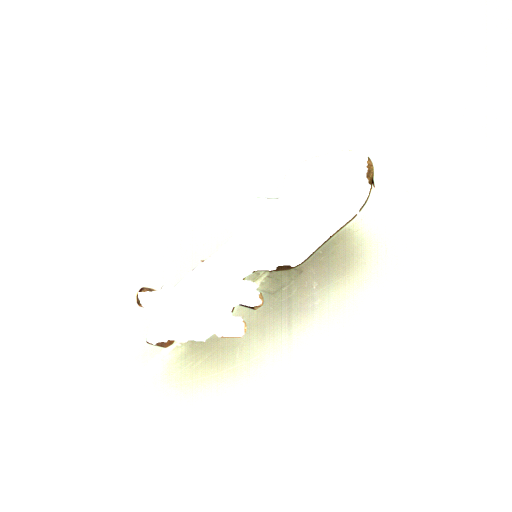
//> input picture ref/tmp/scenario6_reference_shadow.png, 1024 x 1024 px, given in place of reference_sample.png, which was not available (shown at 1/2 size)
$ ./ComplementShadow   (built with g++ and OpenCV 4)
//> lines starting //> are read from the running program, lines starting //| are printed output that depends on the picture; after the words box and inside, x2 and y2 are one past the last pixel; in counts of white or black regions, pixels touching at a corner belong together; pictures that were not available may be replaced by others from this repository, and a replacement may not be noted
//com_shadowが補完した影画像
#include<iostream>
#include<opencv2/opencv.hpp>
#include<math.h>
using namespace cv;
using namespace std;

void makeShadowMask(Mat& smask, Point pt, double rad, float w = 50){
	int sign = 1;
// [5 lines of commented-out code are left out]
	if(sin(rad)<0)
		sign = -1;
//  else{
	cout << "rad: " << rad << " cos(rad): " << cos(rad)  << " sin(rad): " << sin(rad) << endl;
		if(cos(rad) >= 0){
			for(int y = 0; y < (int)w*sin(rad)*sign; y++){
				for(int x = 0; x < (int)w*cos(rad); x++){
					smask.data[smask.cols*(pt.y-y)+pt.x+x] = 255;
				}
			}
		}
		else{
			for(int y = 0; y < (int)w*sin(rad)*sign; y++){
				for(int x = 0; x > (int)w*cos(rad); x--){
					smask.data[smask.cols*(pt.y-y)+pt.x+x] = 255;
				}
			}
		}
//  }
}

int main( int argc, char** argv )
{    Mat src;
	Mat _src;
	Mat src_gray;
	Mat result;

	// the first command-line parameter must be a filename of the binary (black-n-white) image

	src=imread("../ref/Level1/reference_sample.png");
//> src is the input picture: 1024 rows x 1024 cols, CV_8UC3; mean B, G, R 251.5, 253.3, 253.4
	_src=imread("../ref/Level1/reference_sample.png", 1);
	Mat shadow = imread("../ref/tmp/shadow_img.png",0); //グレースケール入力
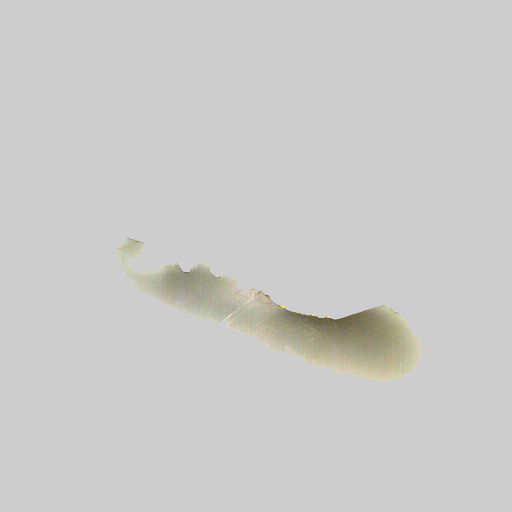
//> input picture ref/tmp/shadow_img.png, 1024 x 1024 px (shown at 1/2 size)
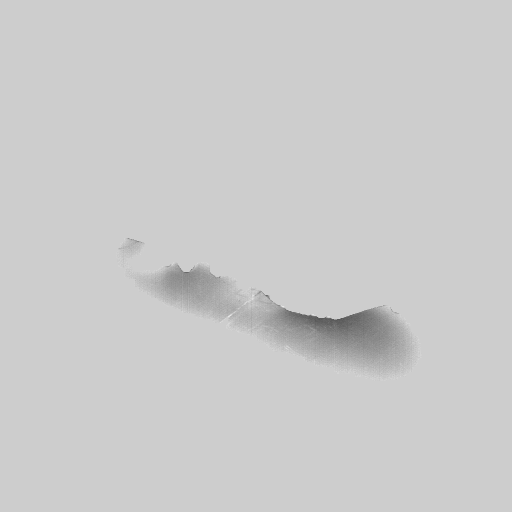
//> shadow: 1024 rows x 1024 cols, CV_8UC1 (shown at 1/2 size); min 76, max 252, mean 203
	Mat com_shadow = shadow.clone();
	Mat dst = src.clone();
	Mat mask=Mat::zeros(src.rows, src.cols, CV_8UC3);
	Mat shadow_mask = Mat::zeros(shadow.rows, shadow.cols, CV_8U);
	cvtColor(src, src_gray, CV_BGR2GRAY);
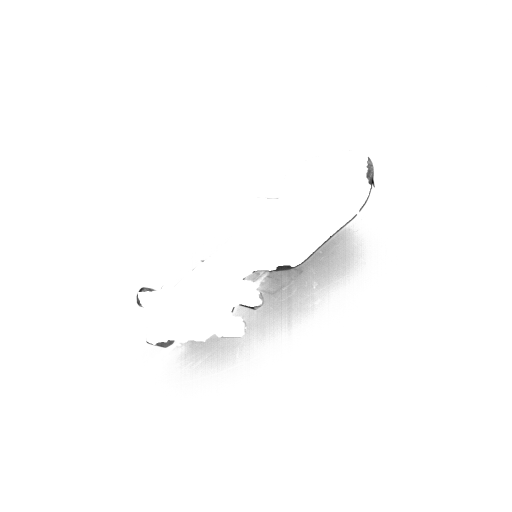
//> src_gray: 1024 rows x 1024 cols, CV_8UC1 (shown at 1/2 size); min 8, max 255, mean 253.1
	threshold(src_gray,src,80,255,CV_THRESH_BINARY);
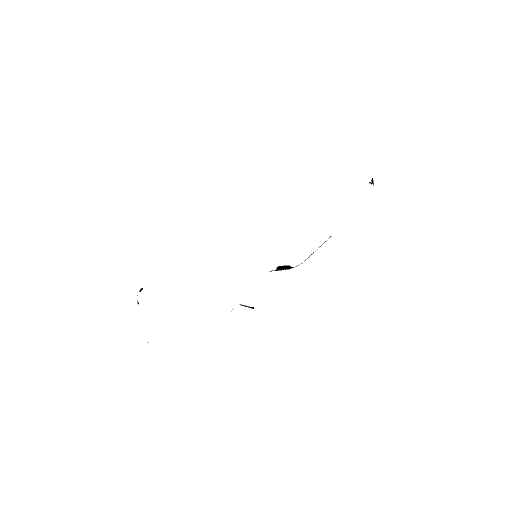
//> src: 1024 rows x 1024 cols, CV_8UC1 (shown at 1/2 size); 100% white; 28 black regions (24 under 20 px)
	//Canny(src,src,100,500);
	namedWindow( "Source", 1 );
	imshow( "Source", src );
	vector<vector<Point> > contours;
	vector<Vec4i> hierarchy;
	findContours( src, contours, hierarchy,CV_RETR_TREE, CV_CHAIN_APPROX_NONE );
//> contours = 51 contours, 45 with area under 20; largest, box (x1, y1, x2, y2) and area: (0, 0, 1024, 1024) 1046529, (546, 530, 589, 543) 296, (478, 608, 509, 619) 96, (737, 355, 749, 373) 82, (277, 575, 287, 585) 41, (274, 600, 279, 610) 21
	Scalar color( 255, 0, 0 );
	cout<<contours.size()<<"\n";
//| 51
	int num=contours.size();
//> num = 51
	int contoursID;
	for( int idx=0; idx <num; idx++ )
	{   double area=contourArea(contours[idx]);
		if(area>97000&&area<1042440){
			Scalar color(255,255,255);
			drawContours( mask, contours, idx, color,-1, 8);
			cout<<area<<" "<<idx<<"\n";
			contoursID = idx;
		}
	}
//> this loop made 51 passes
//> area on passes 1, 7, 8, 10, 15, 51: 1046529, 95.5, 21, 41, 296.5, 82
//> mask: 1024 rows x 1024 cols, CV_8UC3; every value is 0
	_src.copyTo(result,mask);
	//threshold(_src,_src,80,255,CV_THRESH_BINARY);
	namedWindow( "Components", 1 );
	imshow( "Components",result);

	double radian;
	Scalar linecolor(0,0,200);
	int linelength=30,thickness=1,lineType=1,Shift=0;
	vector<double> nrad;

	//法線ベクトルの算出
	for(int i = 0; i < contours[contoursID].size(); i++){
		if(i != contours[contoursID].size()-1){
			radian = atan2(contours[contoursID][i+1].y-contours[contoursID][i].y,contours[contoursID][i+1].x-contours[contoursID][i].x);
		}
		//radian>0なら+90,radian<0なら-90度
		if(radian>=0)
		{
			nrad.push_back(radian+M_PI/2);
		}
		else{
			nrad.push_back(radian-M_PI/2);
		}
//    line(dst,contours[contoursID][i],Point(contours[contoursID][i].x+50*cos(radian),contours[contoursID][i].y+50*sin(radian)),Scalar(0,0,200),3,4 );
	}
//> after the loop, nrad = 4092 values, max 4.71 at index 3069, min -3.14 at index 2046, mean 1.57
	int flag = 0;
	int shadowlen = 100;
	for(int i = 0; i < contours[contoursID].size(); i++){
		//8近傍探索
		flag = 0;
		for(int j = -1; j < 1; j++){
			for(int h = -1; h < 1; h++){
//        if(shadow.at<uchar>(contours[contoursID][i].y+h,contours[contoursID][i].x+j)<128){
				if(shadow.data[shadow.cols*(contours[contoursID][i].y+h)+contours[contoursID][i].x+j]<128){
					flag = 1;
				}
			}
		}
		if(flag == 1){
// [7 lines of commented-out code are left out]
			makeShadowMask(shadow_mask,contours[contoursID][i],nrad[i]);
		}
	}
//> this loop made 4092 passes
//> flag on passes 1 to 3: 1, 1, 0
//| rad: 3.14159 cos(rad): -1 sin(rad): 1.22465e-16
//| rad: 3.14159 cos(rad): -1 sin(rad): 1.22465e-16
//| rad: 4.71239 cos(rad): -1.83697e-16 sin(rad): -1
//| rad: 4.71239 cos(rad): -1.83697e-16 sin(rad): -1
//| rad: 4.71239 cos(rad): -1.83697e-16 sin(rad): -1
//| rad: 4.71239 cos(rad): -1.83697e-16 sin(rad): -1
//| rad: 4.71239 cos(rad): -1.83697e-16 sin(rad): -1
//| rad: 4.71239 cos(rad): -1.83697e-16 sin(rad): -1
//> (output is shown up to pass 3075 of 4092)
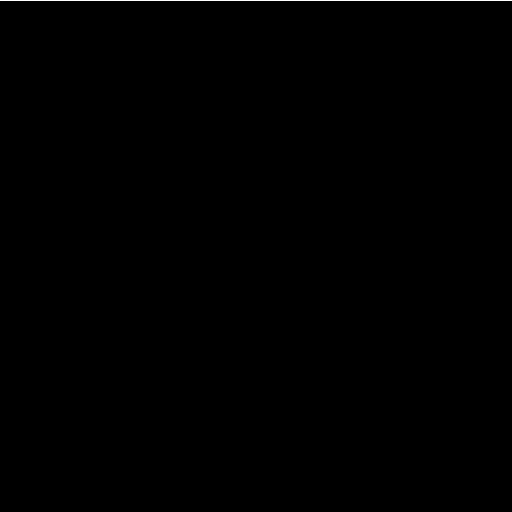
//> shadow_mask: 1024 rows x 1024 cols, CV_8UC1 (shown at 1/2 size); 0.1% white in thin lines or dots, all inside (x1, y1, x2, y2) = (0, 0, 1024, 2)
//> after the loop, flag = 1
	for(int y = 0; y < com_shadow.cols; y++){//横
		for(int x = 0; x < com_shadow.rows; x++){//縦
			if(shadow_mask.data[y*shadow_mask.cols+x] == 255){
				com_shadow.data[y*shadow_mask.cols+x]=0;
			}
		}
	}
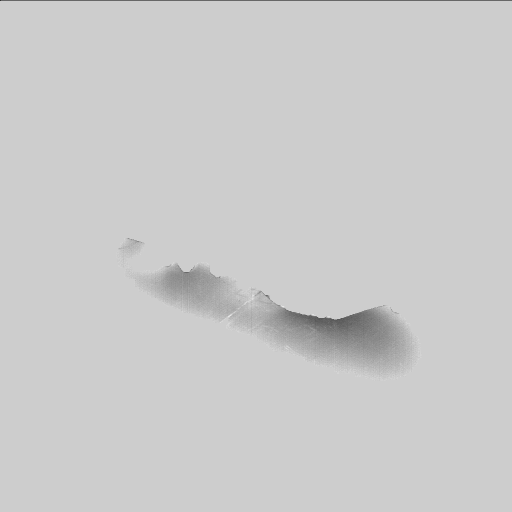
//> com_shadow: 1024 rows x 1024 cols, CV_8UC1 (shown at 1/2 size); 0.1% of pixels changed, all inside (x1, y1, x2, y2) = (0, 0, 1024, 2)
	namedWindow("shadow");
	imshow("shadow",shadow);
	namedWindow("complemnt_shadow",WINDOW_NORMAL);
	imshow("complemnt_shadow",com_shadow);
	namedWindow("shadow_mask",WINDOW_NORMAL);
	imshow("shadow_mask",shadow_mask);
	waitKey(0);
}
